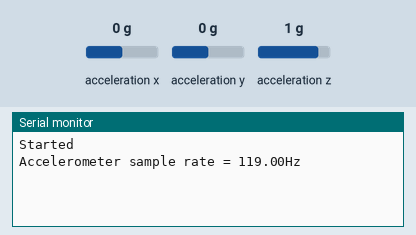
This sketch was run on a simulated Arduino Nano 33 IoT. Shown: the last lines printed to the serial monitor. The test bench sets the inputs (shaded band); at power-on: acceleration x 0 g, acceleration y 0 g, acceleration z 1 g.

Above: at 1.3 s.
1.4 s: acceleration x set to -1.4 g
At 1.9 s:
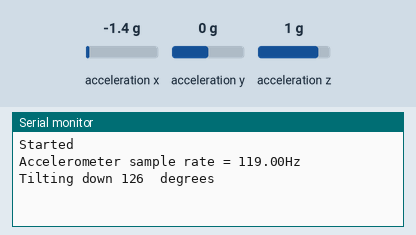
3.5 s: acceleration y set to -1.4 g
At 3.9 s:
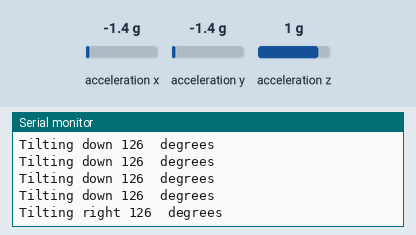
5.5 s: acceleration x set to 0.8 g
At 5.9 s:
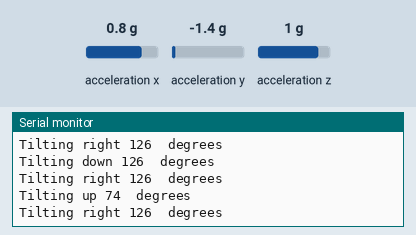
7.5 s: acceleration y set to 0.8 g
At 7.9 s:
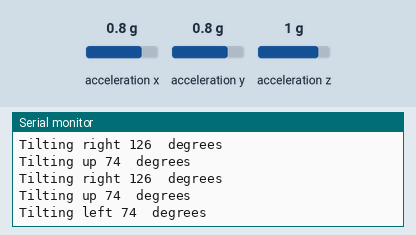

The sketch:

XPhoto_Nano33IoT_AccData.ino
```cpp
/*
  Based on Simple Accelerometer Example by John Rizzo
  Language: Arduino

  This program reads the acceleration values from the LSM6DS3 sensor.
  Originally created 10 Jul 2019 by Riccardo Rizzo,
  and made available in the public domaim.

  Modified by Feb 2022 by Ellen Nickles
  Experimental Photography, Interactive Media Arts @ NYU

  Modifications:
  - Following this tutorial, Accessing Accelerometer Data on Nano 33 IoT
  https://docs.arduino.cc/tutorials/nano-33-iot/imu_accelerometer, replaced
  raw values with degrees
  - Added code to respond to exceeding a threshold value by sending 1 byte of data to the serial port

  Suggested workflow:
  STEP 0: Install the library for the LSM6DS3 Inertial Module to read accelerometer values
          Tools > Manage Libraries > LSM6DS3
          (save and upload to Nano 33 IoT)
  STEP 1: Observe range of sensor readings in serial monitor
  STEP 2: Set your threshold value in the variable above setup()
  STEP 3: Comment out all the serial.print() and serial.println() commands in loop()
  STEP 4a: Uncomment all the code to respond to exceeding a threshold value
  STEP 4b: Decide if you use degreesX or degreesY values
           (save and upload to Nano 33 IoT)

  You might need to repeat these steps when testing threshold values.
*/

#include <Arduino_LSM6DS3.h>

float x, y, z;
int degreesX = 0;
int degreesY = 0;

int threshold = 80; // STEP 2, value is in degrees
bool thresholdExceeded = false;

void setup() {
  Serial.begin(9600);
  while (!Serial);
  Serial.println("Started");

  if (!IMU.begin()) {
    Serial.println("Failed to initialize IMU!");
    while (1);
  }

  Serial.print("Accelerometer sample rate = ");
  Serial.print(IMU.accelerationSampleRate());
  Serial.println("Hz");
}

void loop() {

  if (IMU.accelerationAvailable()) {
    IMU.readAcceleration(x, y, z);
  }

  // STEP 3 comment out serial.print() and serial.println()
  if (x > 0.1) {
    x = 100 * x;
    degreesX = map(x, 0, 97, 0, 90);
    Serial.print("Tilting up ");
    Serial.print(degreesX);
    Serial.println("  degrees");
  }
  if (x < -0.1) {
    x = 100 * x;
    degreesX = map(x, 0, -100, 0, 90);
    Serial.print("Tilting down ");
    Serial.print(degreesX);
    Serial.println("  degrees");
  }
  if (y > 0.1) {
    y = 100 * y;
    degreesY = map(y, 0, 97, 0, 90);
    Serial.print("Tilting left ");
    Serial.print(degreesY);
    Serial.println("  degrees");
  }
  if (y < -0.1) {
    y = 100 * y;
    degreesY = map(y, 0, -100, 0, 90);
    Serial.print("Tilting right ");
    Serial.print(degreesY);
    Serial.println("  degrees");
  }

  // STEP 4a uncomment the code in this section
  // STEP 4b decide if you will use degreesX or degreesY value
  // // If the value is above or below the threshold
  //  if (degreesX > threshold) {
  //    // check the capture state
  //    if (!thresholdExceeded) {
  //      // send the signal to the p5 web editor take a picture
  //      Serial.write("1");
  //      thresholdExceeded = true;
  //    }
  //  } else {
  //    Serial.write("0");
  //    thresholdExceeded = false;
  //  }

  delay(500);
}
```

Measured:
- after the input at 1.4 s, the serial monitor: prints a new line after 0.11 s (image 1)
- after the input at 3.5 s, the serial monitor: prints a new line at once (image 2)
- after the input at 5.5 s, the serial monitor: prints a new line at once (image 3)
- after the input at 7.5 s, the serial monitor: prints a new line at once (image 4)
